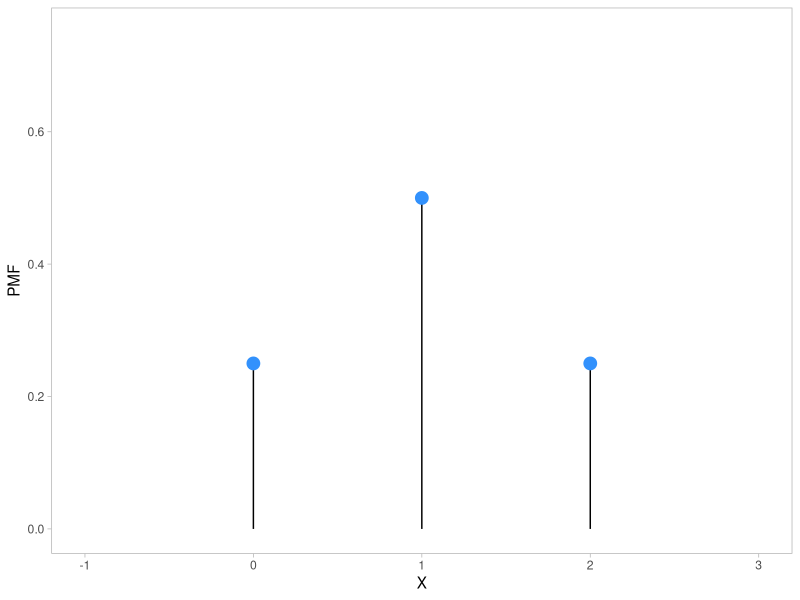

Here is the R script that generated this plot:
## ---- chunk 1
knitr::opts_chunk$set(echo = FALSE, eval = TRUE)
library(kableExtra)
library(knitr)
library(ggplot2)
## ---- chunk 2
PMF <- data.frame(x=c(0,1,2),y=c(0.25,0.5,0.25))
ggplot(PMF, aes(x=x, y=y)) +
  ylim(0, 0.75) + xlim(-1,3) +
  geom_segment( aes(x=x, xend=x, y=0, yend=y), color="black") +
  geom_point( color="#3291FC", size=4) +
  theme_light() + theme(panel.grid = element_blank()) +
  xlab("X") + ylab("PMF")
